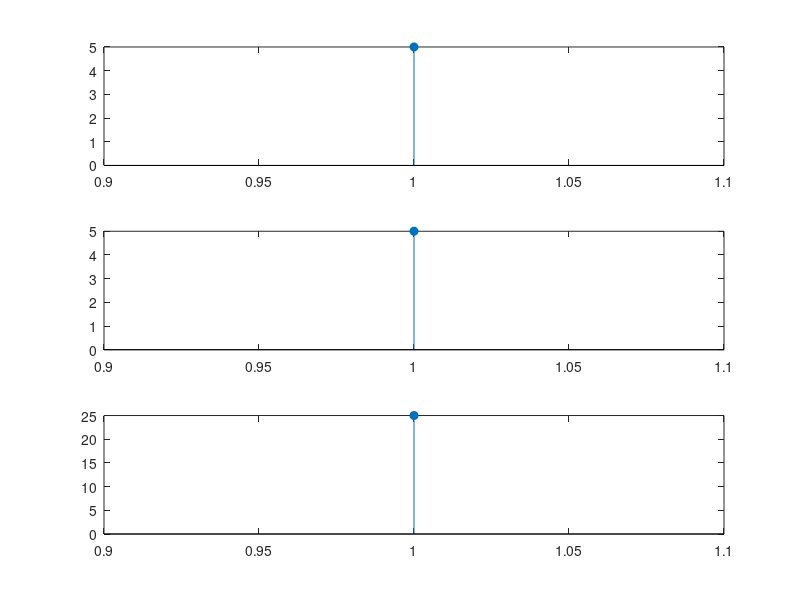

MATLAB code to generate this figure:
clc; close all; clear all;
x=input('enter the first sequence=');
h=input('enter the second sequence=');
 l=max(length(x),length(h));
 xk=fft(x,l);
 hk=fft(h,l);
 y=ifft(xk.*hk);
 disp(y);
subplot(3,1,1); stem(x,'filled');
subplot(3,1,2); stem(h,'filled');
subplot(3,1,3); stem(y,'filled'); 